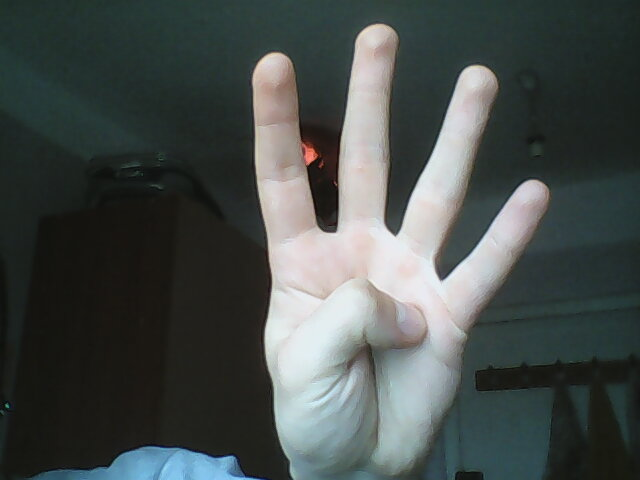
#> input picture memage2.jpg, 640 x 480 px, given in place of the camera
$ python finger_detect_video.py
#> lines starting #> are read from the running program, lines starting #| are printed output that depends on the picture; after the words box and inside, x2 and y2 are one past the last pixel; in counts of white or black regions, pixels touching at a corner belong together
import numpy as np
import cv2
from sklearn.cluster import DBSCAN


def distance(p1, p2):
    """
    distance between two points and vectorize function for it

    Arguments:
    p1 - first point, numpy array of int with shape (2,)
    p2 - second point, numpy array of int with shape (2,)

    Return:
    distance
    """
    return np.linalg.norm(p1-p2)


def check_for_maxhull(point, max_hull, measure):
    """
    Check if point are near to max_hull contour (not only point)

    Arguments:
    point -- numpy array of int with shape (2,) (point)
    max_hull -- numpy array with shape (n, 1, 2) (desribe contour)
    measure -- how far away from max_hull point need to be

    Returns:
    bool result of check
    """
    for index in range(len(max_hull)-1):
        if per_distance(max_hull[index],max_hull[index+1],point) < measure:
            return False
    return True


def per_distance(lp1, lp2, p):
    """
    Compute distance from two point line to one point

    Arguments:
    lp1 -- first point of line, numpy array of int with shape (2,)
    lp2 -- second point of line, numpy array of int with shape (2,)
    p -- third point outside line, numpy array of int with shape (2,)

    Returns:
    distance
    """
    return np.linalg.norm(np.cross(lp2-lp1, lp1-p))/np.linalg.norm(lp2-lp1)


def peakdet(v, delta, x=None):
    """
    Finds the local maxima and minima ("peaks") in the vector V

    Arguments:
    v -- array of shape (n,2)
    delta -- measure for define observed range for local min or max

    Returns:

    """
    maxtab = []
    mintab = []
    if x is None:
        x = np.arange(len(v))
    v = np.asarray(v)
    mn, mx = np.Inf, -np.Inf
    mnpos, mxpos = np.NaN, np.NaN
    lookformax = True
    for i in np.arange(len(v)):
        this = v[i]
        if this > mx:
            mx = this
            mxpos = x[i]
        if this < mn:
            mn = this
            mnpos = x[i]
        if lookformax:
            if this < mx-delta:
                maxtab.append((mxpos, mx))
                mn = this
                mnpos = x[i]
                lookformax = False
        else:
            if this > mn+delta:
                mintab.append((mnpos, mn))
                mx = this
                mxpos = x[i]
                lookformax = True

    return np.array(maxtab), np.array(mintab)


def get_angle(p1, p2, p3):
    """
    Find angle between three points

    Arguments:
    p1 -- first (base) point, numpy array of int with shape (2,)
    p2 -- second point, numpy array of int with shape (2,)
    p3 -- third point , numpy array of int with shape (2,)

    Return:
    angle
    """
    line1 = p2 - p1
    line2 = p3 - p1
    cosine = np.dot(line1, line2) / (np.linalg.norm(line1) * np.linalg.norm(line2))
    angle = np.arccos(cosine)
    # print(angle * 180 / np.pi)
    return angle * 180 / np.pi


def find_nearest(means, roots, image):
    """
    Built angles between fingers and count fingers

    Arguments:
    means -- array of tuples (point on the finger's edge)
    roots -- array of tuples (point between fingers)
    image -- numpy array of shape (n, m, 3)

    Return:
    None
    """
    means = sorted(means, key=lambda x: x[0])
    roots = sorted(roots, key=lambda x: x[0])

    means = np.array(means)
    roots = np.array(roots)
    n = len(means)-len(roots)
    #if n > 1:
    #    for _ in range(n-1):
    #        roots = np.vstack([roots, roots[-1]])

    count_finger = 0
    for i in range(len(means)-1):
        if i == len(roots):
            break
        angle = get_angle(roots[count_finger], means[i], means[i+1])

        if angle > 10 and angle < 80 and distance(roots[count_finger], means[i+1]) > 70 \
            and distance(roots[count_finger], means[i]) > 70 \
            and means[i+1][1] < roots[count_finger][1] \
            and means[i][1] < roots[count_finger][1]:

            cv2.line(image, tuple(roots[count_finger]), tuple(means[i+1]), (0,255,0),4)
            cv2.line(image, tuple(roots[count_finger]), tuple(means[i]), (0,255,0),4)
            count_finger += 1

    if count_finger >= 1 and count_finger <= 5:
        cv2.putText(frame, str(count_finger+1),(0,50), cv2.FONT_HERSHEY_SIMPLEX, 2, (0,0,255), 3, cv2.LINE_AA)
    if count_finger == 0:
        cv2.putText(frame, str(1),(0,50), cv2.FONT_HERSHEY_SIMPLEX, 2, (0,0,255), 3, cv2.LINE_AA)


cap = cv2.VideoCapture(0)

while True:
    _, frame = cap.read()
#> frame is the input picture: shape (480, 640, 3); mean B, G, R 76.2, 78.2, 71.5

    hsv = cv2.cvtColor(frame, cv2.COLOR_BGR2HSV)
#> hsv: shape (480, 640, 3); mean H, S, V 65.7, 50.4, 80.8


    # Color ranges for human skin
    # (very sensitive from brightness  and often need to adjust in file hsv_color.py)
    lower = np.array([0, 0, 140])
    upper = np.array([255, 90, 255])
    mask = cv2.GaussianBlur(hsv, (5, 5), 100)
#> mask: shape (480, 640, 3); mean H, S, V 65.7, 50.4, 80.8
    mask = cv2.inRange(mask, lower, upper)
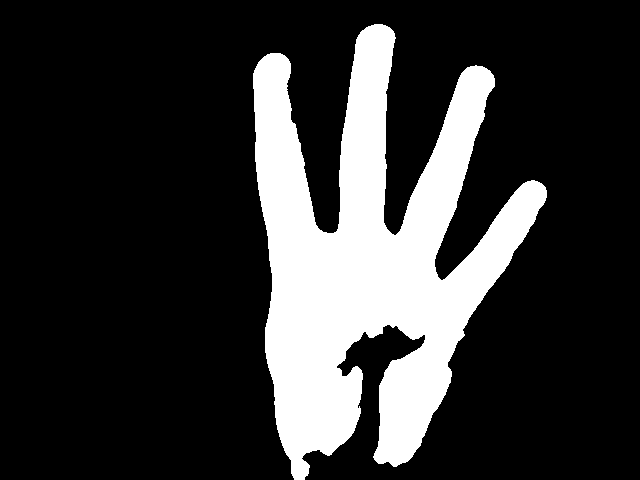
#> mask: shape (480, 640); 20.6% white; 1 white region


    # Find max contours of mask
    contours, _ = cv2.findContours(mask, cv2.RETR_TREE, cv2.CHAIN_APPROX_SIMPLE)
#> contours = 1 contour; box (x1, y1, x2, y2) and area: (253, 24, 547, 480) 62040
    if contours == []:
        continue
    max_contour = max(contours, key=lambda x: cv2.contourArea(x))
#> max_contour = contour of 1050 points, box (x1, y1, x2, y2) (253, 24, 547, 480), area 62040

    cnt = contours[0]  # delete excess dim for list
#> cnt has the same summary as max_contour
    max_hull = cv2.convexHull(max_contour)
#> max_hull = contour of 33 points, box (x1, y1, x2, y2) (253, 24, 547, 480), area 97564

    # Approximate area of hand
    epsilon = 0.003*cv2.arcLength(max_contour, True)
#> epsilon = 7.99
    approx = cv2.approxPolyDP(max_contour, epsilon, True)
#> approx = contour of 39 points, box (x1, y1, x2, y2) (253, 24, 547, 480), area 62168


    # edges of max_hull
    leftmost = max_hull[max_hull[:, :, 0].argmin()][0]
#> leftmost = [253, 88]
    rightmost = max_hull[max_hull[:, :, 0].argmax()][0]
#> rightmost = [546, 190]

    # use delta like some measure of size max_hull
    # for dicrease amount of Magic Numbers
    delta = np.linalg.norm(leftmost-rightmost) // 6
#> delta = 51

    # Compute center of max_hull area
    # for throw out max hull points from bottom (not from fingers)
    center = np.mean(max_hull, axis=0, dtype=np.uint32)
#> center = [[375, 223]]
    cx, cy = tuple(center[0])
#> cx = 375; cy = 223
    cy += (delta*2.5 )  # little shift center to downside
#> cy = 350.5
    # final = cv2.drawContours(frame, max_hull, -1, (255, 0, 0), 3)
    # final = cv2.drawContours(frame, approx, -1, (0,0,0),5)


    # find local min (points between fingers)
    # also remove points which close to max_hull
    data = np.array(np.squeeze(approx, axis=1))[:,1]
#> data = 39 values, max 479 at index 10, min 24 at index 0, mean 268.3
    indexes, _ = peakdet(data,.2)
#> in peakdet, `x = np.arange(len(v))`: x = 39 values from 0 to 38
#> in peakdet, `v = np.asarray(v)`: v has the same summary as data outside peakdet
#> the loop in peakdet, `for i in np.arange(len(v)):` made 39 passes
#> (this, mn, lookformax) on passes 4, 12, 15, 18, 21, 26, 34, 38: (221, 221, False), (473, 473, False), (432, 432, False), (366, 366, False), (324, 324, False), (456, 456, False), (86, 86, False), (228, 228, False)
#> (this, mx, lookformax) on passes 8, 14, 17, 20, 22, 32: (73, 73, True), (455, 455, True), (376, 376, True), (337, 337, True), (339, 339, True), (249, 249, True)
#> after the loop in peakdet, `for i in np.arange(len(v)):`: maxtab = [(2, 233), (10, 479), (13, 455), (16, 376), (19, 337), (24, 466), (32, 276), (36, 230)]; mintab = [(6, 53), (12, 452), (15, 373), (18, 331), (20, 324), (29, 183), (34, 65)]; mn = 37; mnpos = 38
#> indexes = [[2, 233], [10, 479], [13, 455], [16, 376], [19, 337], [24, 466], [32, 276], [36, 230]]
    if indexes.size > 0:
        real_points = []
        corner_points = np.take(np.array(np.squeeze(approx, axis=1)), indexes[:,0], axis=0)
#> corner_points = [[333, 233], [294, 479], [329, 455], [342, 376], [373, 337], [396, 466], [437, 276], [400, 230]]
        for point in corner_points:
            if check_for_maxhull(point,max_hull,20) is True and point[1]<cy:
                cv2.circle(frame, tuple(point), 5, (0, 255, 255),-1)
                real_points.append(tuple(point))
#> this loop made 8 passes
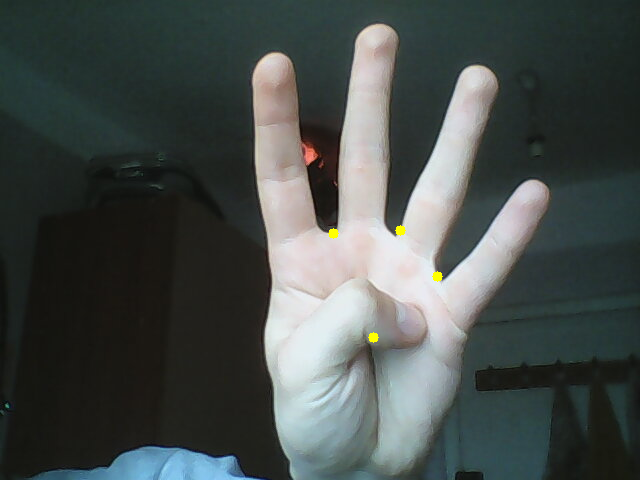
#> frame: shape (480, 640, 3); 0.11% of pixels changed, all inside (x1, y1, x2, y2) = (328, 225, 443, 343)
#> after the loop, real_points = [(333, 233), (373, 337), (437, 276), (400, 230)]
    else:
        cv2.putText(frame, 'None', (0,50), cv2.FONT_HERSHEY_SIMPLEX, 2, (0,0,255), 3, cv2.LINE_AA)
        continue

    # For points on the top of fingers find nearest neighborhouds
    # join them into cluster and find mean of each
    if real_points == []:
        continue
    min_root = min(real_points, key=lambda x: x[1])[1]
#> min_root = 230
    means = []
    # points on the edge of point never be smallest than root_points
    max_hull_top = np.array([i[0] for i in max_hull if i[0][1] < cy])
#> max_hull_top = 21 rows, first 8: [382, 24], [385, 25], [482, 66], [486, 68], [489, 70], [490, 71], [493, 75], [545, 187]
    if max_hull.shape[2] == 2:
        clustering = DBSCAN(eps=16, min_samples=1).fit(max_hull_top)
        labels = clustering.labels_
#> labels = 21 values, max 4 at index 13, min 0 at index 0, mean 2.19
        means = []
        for i in np.unique(labels):
            if i >= 0 and np.count_nonzero(labels == i) >= 2:
                array = [max_hull[num] for num, j in enumerate(labels) if j == i]
                if array != []:
                    ax, ay = tuple(np.squeeze(np.mean(np.array(array), axis=0)))
                    cv2.circle(frame, (int(ax), int(ay)), 10, (0, 0, 255), 1)
                    means.append((int(ax),int(ay)))
#> this loop made 5 passes
#> (array, ax, ay) on pass 1: ([[[382, 24]], [[385, 25]], [[279, 436]]], 348.7, 161.7)
#> (ax, ay) on passes 2, 3, 5: (488, 70), (545, 195.6), (358.4, 468)
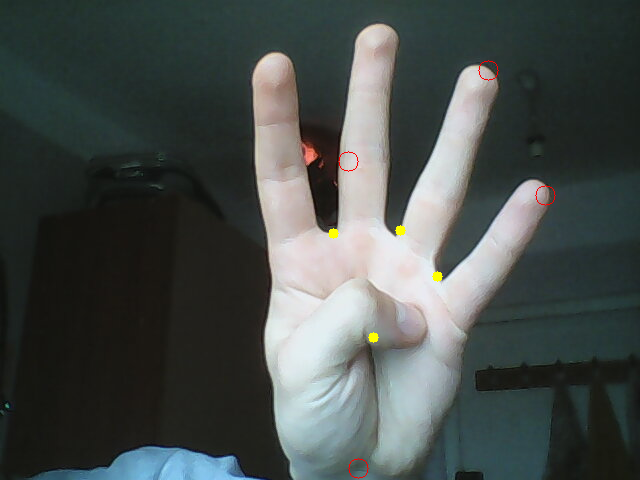
#> frame: shape (480, 640, 3); 0.07% of pixels changed, all inside (x1, y1, x2, y2) = (338, 60, 556, 479)
#> after the loop, means = [(348, 161), (488, 70), (545, 195), (358, 468)]


    if list(real_points) and means and len(means) >= len(real_points):
            find_nearest(means, real_points, frame)
#> in find_nearest, `means = sorted(means, key=lambda x: x[0])`: means = [(348, 161), (358, 468), (488, 70), (545, 195)]
#> in find_nearest, `roots = sorted(roots, key=lambda x: x[0])`: roots = [(333, 233), (373, 337), (400, 230), (437, 276)]
#> in find_nearest, `means = np.array(means)`: means = [[348, 161], [358, 468], [488, 70], [545, 195]]
#> in find_nearest, `roots = np.array(roots)`: roots = [[333, 233], [373, 337], [400, 230], [437, 276]]
#> in find_nearest, `n = len(means)-len(roots)`: n = 0
#> the loop in find_nearest, `for i in range(len(means)-1):` made 3 passes
#> (line1 in get_angle, line2 in get_angle, cosine in get_angle, angle, count_finger) on pass 3: ([155, -163], [212, -38], 0.806, 36.28, 1)
#> (line1 in get_angle, line2 in get_angle, cosine in get_angle, angle) on passes 1 to 2: ([15, -72], [25, 235], -0.952, 162.2), ([25, 235], [155, -163], -0.648, 130.4)
#> after the loop in find_nearest, `for i in range(len(means)-1):`: count_finger = 1
#> in find_nearest, `cv2.putText(frame, str(count_finger+1),(0,50), cv2.FONT_HERSHEY_SIMPLE..`:
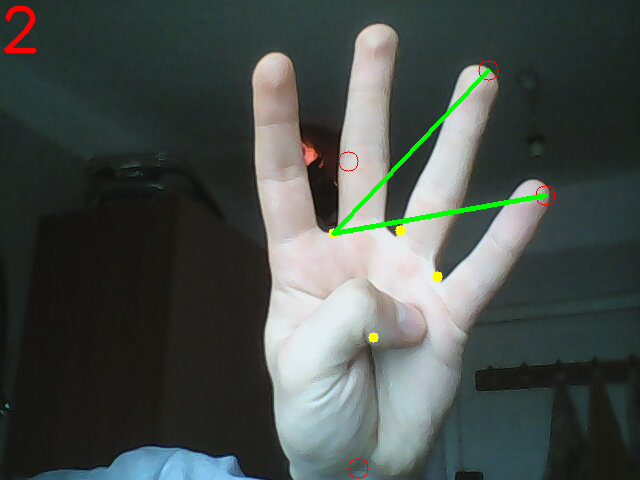
#> frame: shape (480, 640, 3); 0.89% of pixels changed, all inside (x1, y1, x2, y2) = (3, 5, 548, 236)


    cv2.imshow('image', mask)
    cv2.imshow('frame', frame)

    # Esc for exit
    k = cv2.waitKey(1) & 0xFF
#> (key Esc is pressed here)
    if k == 27:
        break


cv2.destroyAllWindows()
cap.release()
